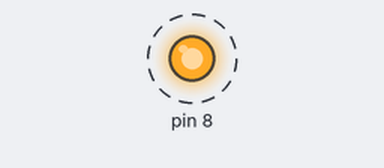
Simulated run of this sketch. Board: Arduino Uno, built with avr-gcc and run on an emulated ATmega328P. On the bench: output pins drawn as LEDs (lit = HIGH). Dashed ring = blinking.

Above: at 0.2 s.
Timing chart, 0 to 3.0 s (numbered marks = the images above):
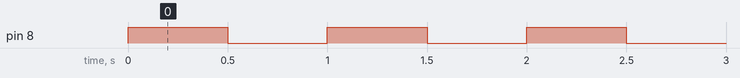

Measured:
- by itself, pin 8: alternates HIGH for 0.50 s and LOW for 0.50 s

The sketch:

Digital_output.ino
```cpp
#define F_CPU 16000000UL
#include <avr/io.h>
#include <util/delay.h>


//Macro
#define set_bit(reg, pin)   (reg |= (1<< pin))
#define clear_bit(reg, pin) (reg &= ~(1<<pin))
int main(){
  //Initialize
  DDRB = 0X01;
  PORTB = 0X00;


  //Main loop - Using macro
  while(1){
    // PORTB |= (1 << PORTB0);
    set_bit(PORTB, 0);
    _delay_ms(500);
    // PORTB &= ~(1 << PORTB0);
    clear_bit(PORTB, 0);
    _delay_ms(500);
  }

  return 0;
}

  //Main loop - This will affect other pins
  // while(1){
  //   PORTB = (1<<0);//On bit by bit
  //   // PORTB = 0XFF; //On full port
  //   _delay_ms(500);
  //   PORTB = !(1<<0);//Off bit by bit
  //   // PORTB = 0X00; //Off full port
  //   _delay_ms(500);
  // }


  //Main loop - This wont affect other pins
  //  while(1){
  //   PORTB |= (1 << PORTB0);
  //   _delay_ms(500);
  //   PORTB &= ~(1 << PORTB0);
  //   _delay_ms(500);
  // }
```
